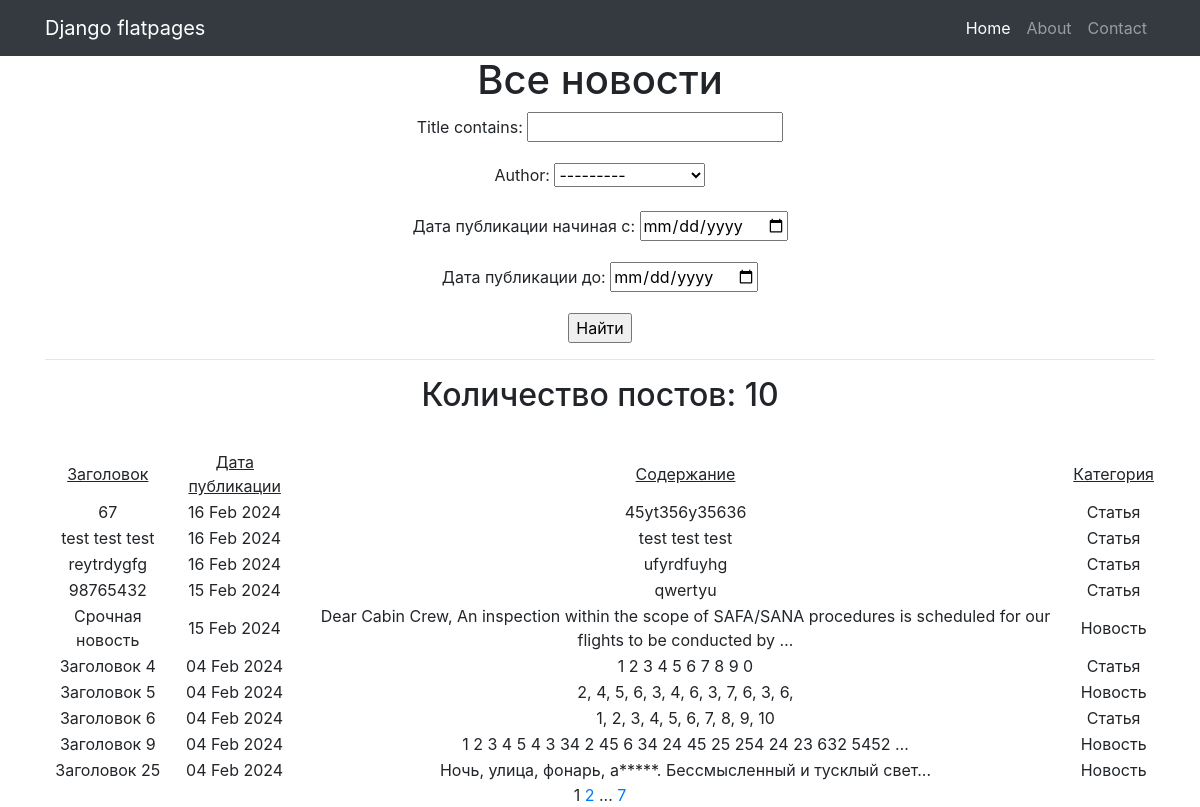
Page /news/ on the committed database.
### news/models.py (models this page shows, shortened)
class Post(models.Model):
    article = "AR"
    news = "NE"
    POSITIONS = [
        (article, "Статья"),
        (news, "Новости"),
    ]
    post_time = models.DateTimeField(auto_now_add=True)
    author = models.ForeignKey(Author, on_delete=models.CASCADE)
    post_type = models.CharField(max_length=2, choices=POSITIONS, default=news)
    category = models.ManyToManyField(Category, through="PostCategory", related_name="posts_categories")
    title = models.CharField(max_length=255)
    text = models.TextField()
    rating = models.IntegerField(default=0)

### news/views.py (the view)
# urls.py: path('', NewsList.as_view(), name='post_list'),
class NewsList(ListView):
    model = Post
    template_name = 'post_list.html'
    context_object_name = 'posts'
    ordering = '-post_time'
    paginate_by = 10
    def get_queryset(self):
       queryset = super().get_queryset()
       self.filterset = PostFilter(self.request.GET, queryset)
       return self.filterset.qs
    def get_context_data(self, **kwargs):
       context = super().get_context_data(**kwargs)
       context['filterset'] = self.filterset
       return context

### news/templatetags/custom_filters.py (called while the page is built)
@register.filter()
def censor(value):
    for word in censor_list:
        value = value.replace(word[1:], '*' * len(word[1:]))
    return value

### templates/post_list.html (shortened to what this page needs)
{% extends 'default.html' %}
{% load custom_filters %}
{% load custom_tags %}
{% block content %}
   <h1>Все новости</h1>
   <form action="" method="get">
        {{ filterset.form.as_p }}
       <input type="submit" value="Найти" />
   </form>
   <hr>
   {% if posts %}
    <h2>Количество постов: {{ posts|length }}</h2>
    <table width="100%" style="margin-top: 35px">
        <tr>
            <td><u>Заголовок</u></td>
            <td><u>Дата публикации</u></td>
            <td><u>Содержание</u></td>
            <td><u>Категория</u></td>
        </tr>
        {% for post in posts %}
        <tr>
            <td>{{ post.title }}</td>
            <td>{{ post.post_time|date:'d M Y' }}</td>
            <td>{{ post.text|truncatewords:20|censor }}</td>
            <td>
                {% if post.post_type == 'NE' %}
                    Новость
                {% elif post.post_type == 'AR' %}
                    Статья
                {% endif %}
            </td>
        </tr>
        {% endfor %}
    </table>
   {% else %}
   <h3>Публикаций нет</h3>
   {% endif %}
   {{ page_obj.number }}
   {% if page_obj.has_next %}
       <a href="?page={{ page_obj.next_page_number }}">{{ page_obj.next_page_number }}</a>
       {% if paginator.num_pages != page_obj.next_page_number %}
           ...
           <a href="?page={{ page_obj.paginator.num_pages }}">{{ page_obj.paginator.num_pages }}</a>
       {% endif %}
   {% endif %}
{% endblock content %}

### templates/default.html (shortened to what this page needs)
{% load custom_filters %}
{% load static %}
{% load custom_tags %}
<!DOCTYPE html>
<html lang="en">
<head>
  <link href="{% static 'vendor/bootstrap/css/bootstrap.min.css' %}" rel="stylesheet">
</head>
<body>
  <nav class="navbar navbar-expand-lg navbar-dark bg-dark static-top">
    <div class="container">
      <a class="navbar-brand" href="#">Django flatpages</a>
      <div class="collapse navbar-collapse" id="navbarResponsive">
        <ul class="navbar-nav ml-auto">
          <li class="nav-item active">
            <a class="nav-link" href="#">Home
            </a>
          </li>
          <li class="nav-item">
            <a class="nav-link" href="/about/">About</a>
          </li>
          <li class="nav-item">
            <a class="nav-link" href="/contacts/">Contact</a>
          </li>
        </ul>
      </div>
    </div>
  </nav>
  <div class="container">
    <div class="row">
      <div class="col-lg-12 text-center">
       {% block content %}{% endblock content %}
      </div>
    </div>
  </div>
</body>
</html>

### rows in the picture
Post: title "67", post_time "16 Feb 2024", text|censor "45yt356y35636", post_type "Статья"
Post: title "test test test", post_time "16 Feb 2024", text|censor "test test test", post_type "Статья"
Post: title "reytrdygfg", post_time "16 Feb 2024", text|censor "ufyrdfuyhg", post_type "Статья"
Post: title "98765432", post_time "15 Feb 2024", text|censor "qwertyu", post_type "Статья"
Post: title "Срочная новость", post_time "15 Feb 2024", text|censor "Dear Cabin Crew, An inspection within the scope of SAFA/SANA procedures is scheduled for our flights to be conducted by …", post_type "Новость"
Post: title "Заголовок 4", post_time "04 Feb 2024", text|censor "1 2 3 4 5 6 7 8 9 0", post_type "Статья"
Post: title "Заголовок 5", post_time "04 Feb 2024", text|censor "2, 4, 5, 6, 3, 4, 6, 3, 7, 6, 3, 6,", post_type "Новость"
Post: title "Заголовок 6", post_time "04 Feb 2024", text|censor "1, 2, 3, 4, 5, 6, 7, 8, 9, 10", post_type "Статья"
Post: title "Заголовок 9", post_time "04 Feb 2024", text|censor "1 2 3 4 5 4 3 34 2 45 6 34 24 45 25 254 24 23 632 5452 …", post_type "Новость"
Post: title "Заголовок 25", post_time "04 Feb 2024", text|censor "Ночь, улица, фонарь, а*****. Бессмысленный и тусклый свет...", post_type "Новость"

### other values in the picture
{{ posts|length }} "10"
{{ page_obj.number }} "1"
{{ page_obj.next_page_number }} "2"
{{ page_obj.paginator.num_pages }} "7"
